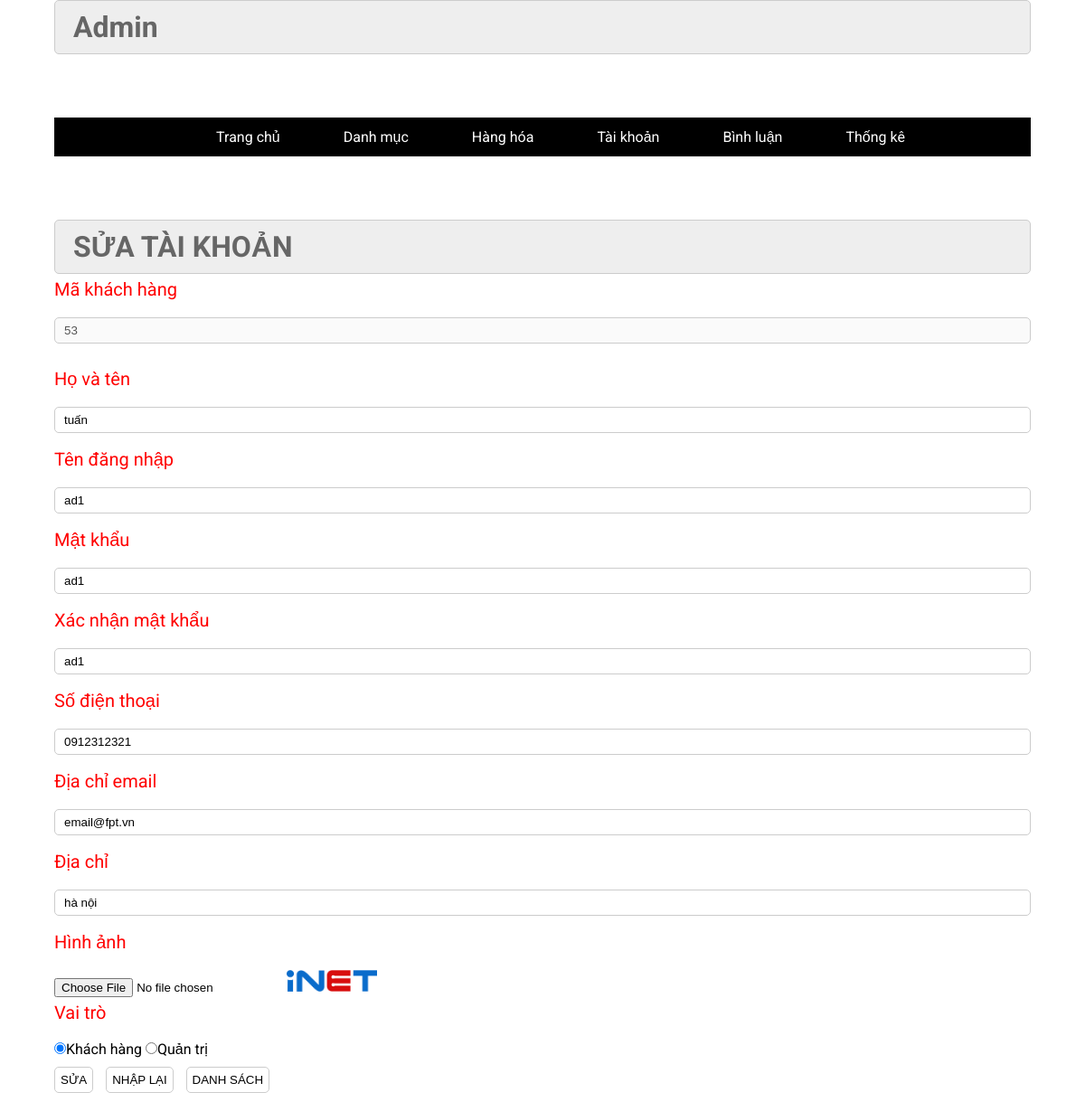
/admin/index.php?act=edit_taikhoan&idtk_edit=53, run on the app's committed database.
### tables this page shows
CREATE TABLE `taikhoan` (
  `id` int(11) NOT NULL,
  `user` varchar(50) NOT NULL,
  `pass` varchar(50) NOT NULL,
  `name` varchar(255) NOT NULL,
  `email` varchar(255) NOT NULL,
  `img` varchar(255) NOT NULL,
  `address` varchar(255) NOT NULL,
  `tel` varchar(20) NOT NULL,
  `role` int(11) NOT NULL DEFAULT 0
);

### model/pdo.php (called while the page is built, shortened)
<?php
function pdo_get_connection(){
    $servername = "localhost";
    $username = "root";
    $password = "";
    try {
        $conn = new PDO("mysql:host=$servername;dbname=duanmau", $username, $password);
        $conn->setAttribute(PDO::ATTR_ERRMODE, PDO::ERRMODE_EXCEPTION);
        return $conn;
    } catch(PDOException $e) {
        echo "Connection failed: " . $e->getMessage();
    }
}
function pdo_query_one($sql){
    $sql_args=array_slice(func_get_args(),1);
    try{
        $conn=pdo_get_connection();
        $stmt=$conn->prepare($sql);
        $stmt->execute($sql_args);
        $row=$stmt->fetch(PDO::FETCH_ASSOC);
        return $row;
    }
    catch(PDOException $e){
        throw $e;
    }
    finally{
        unset($conn);
    }
}
?>

### model/tai_khoan.php (called while the page is built, shortened)
<?php
function load_1_taikhoan($id)
{
    $sql = "select * from taikhoan where id=$id";
    $kq = pdo_query_one($sql);
    return $kq;
}

### global.php (called while the page is built)
<?php
$img_path="img/";

### admin/khachhang/edit_taikhoan.php (the view, shortened to what this page needs)
<div class="row2">
    <div class="row2 font_title">
        <h1>SỬA TÀI KHOẢN</h1>
    </div>
    <div class="row2 form_content ">
        <form action="index.php?act=edit_taikhoan" method="POST" enctype="multipart/form-data">
            <div class="row2 mb10 form_content_container">
                <label> Mã khách hàng </label> <br>
                <?php if (isset($load_1_taikhoan)) {
                    extract($load_1_taikhoan);
                } ?>
                <input type="text" disabled value="<?= isset($id) ? $id : '' ?>">
            </div>
            <div class="row2 mb10">
                <label>Họ và tên </label> <br>
                <input type="text" name="name" required placeholder="nhập vào tên" value="<?= isset($name) ? $name : '' ?>">
                <label>Tên đăng nhập </label> <br>
                <input type="text" name="ten" required placeholder="nhập vào tên" value="<?= isset($user) ? $user : '' ?>">
                <label>Mật khẩu </label> <br>
                <input type="text" name="pass" required placeholder="nhập vào mật khẩu" value="<?= isset($pass) ? $pass : '' ?>">
                <label>Xác nhận mật khẩu </label> <br>
                <input type="text" name="" required placeholder="nhập lại mật khẩu" value="<?= isset($pass) ? $pass : '' ?>">
                <label>Số điện thoại </label> <br>
                <input type="text" name="sdt" required placeholder="nhập vào số điện thoại" value="<?= isset($tel) ? $tel : '' ?>">
                <label>Địa chỉ email </label> <br>
                <input type="text" name="email" required placeholder="nhập vào email" value="<?= isset($email) ? $email : '' ?>">
                <label>Địa chỉ </label> <br>
                <input type="text" name="diachi" required placeholder="nhập vào địa chỉ" value="<?= isset($address) ? $address : '' ?>">
                <label>Hình ảnh </label> <br>
                <input type="file" name="anh" >
                <img src=" ../<?= $img_path ?><?= isset($img) ? $img : '' ?>" width="100px" alt="">
                <label>Vai trò</label> <br>
                <input type="radio" name="vaitro" id="" <?= isset($role) && $role == 0 ? 'checked' : '' ?> value="0">Khách hàng
                <input type="radio" name="vaitro" id="" <?= isset($role) && $role == 1 ? 'checked' : '' ?> value="1">Quản trị
            </div>
            <div class="row mb10 ">
                <input class="mr20" type="submit" name="edittaikhoan" value="SỬA">
                <input class="mr20" type="reset" value="NHẬP LẠI">
                <a href="index.php?act=tai_khoan"><input class="mr20" type="button" value="DANH SÁCH"></a>
            </div>
        </form>
    </div>
</div>

### css/css.css (style rules this page uses)
:root { --white-color: #fff; --black-color: #000; --text-color: #333; }
* { margin: 0; padding: 0; box-sizing: border-box; }
a { text-decoration: none; color: red; }
body { font-family: "Roboto", sans-serif; }
.row { width: 100%; }
.row2 { float: left; width: 100%; }
.mb10 { margin-bottom: 10px; }
.form_account input[type="email"], .form_account input[type="text"], .form_account input[type="password"], .form_content input[type="text"] { width: 100%; border: 1px solid #ccc; border-radius: 5px; padding: 6px 10px; margin-bottom: 12px; }
.form_account input[type="reset"], .form_account input[type="submit"], .form_content input[type="submit"], .form_content input[type="reset"], .form_content input[type="button"] { padding: 6px; background: white; border: 1px solid #ccc; border-radius: 5px; }
.font_title { background-color: #eee; border: 1px #ccc solid; color: #666; border-radius: 5px; padding: 10px 20px; }
.mr20 { margin-right: 10px; }
label { display: flex; justify-content: start; font-size: 20px; color: red; margin-top: 5px; }

### data on the page
taikhoan: id "53", name "tuấn", ten "ad1", pass "ad1", sdt "0912312321", email "email@fpt.vn", diachi "hà nội", img (picture), role "☑"
